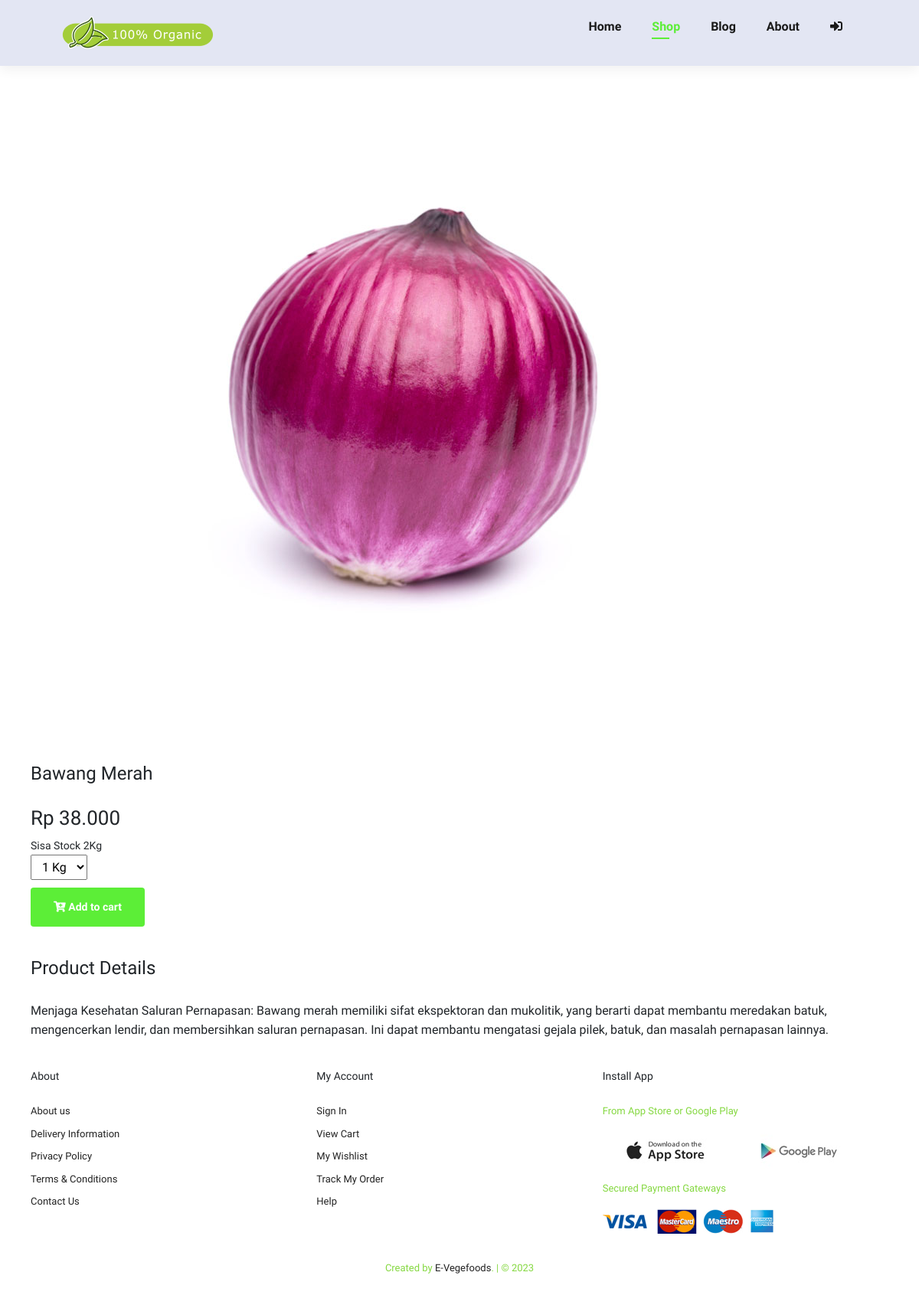
Page /shop/18 on the earlier database version.
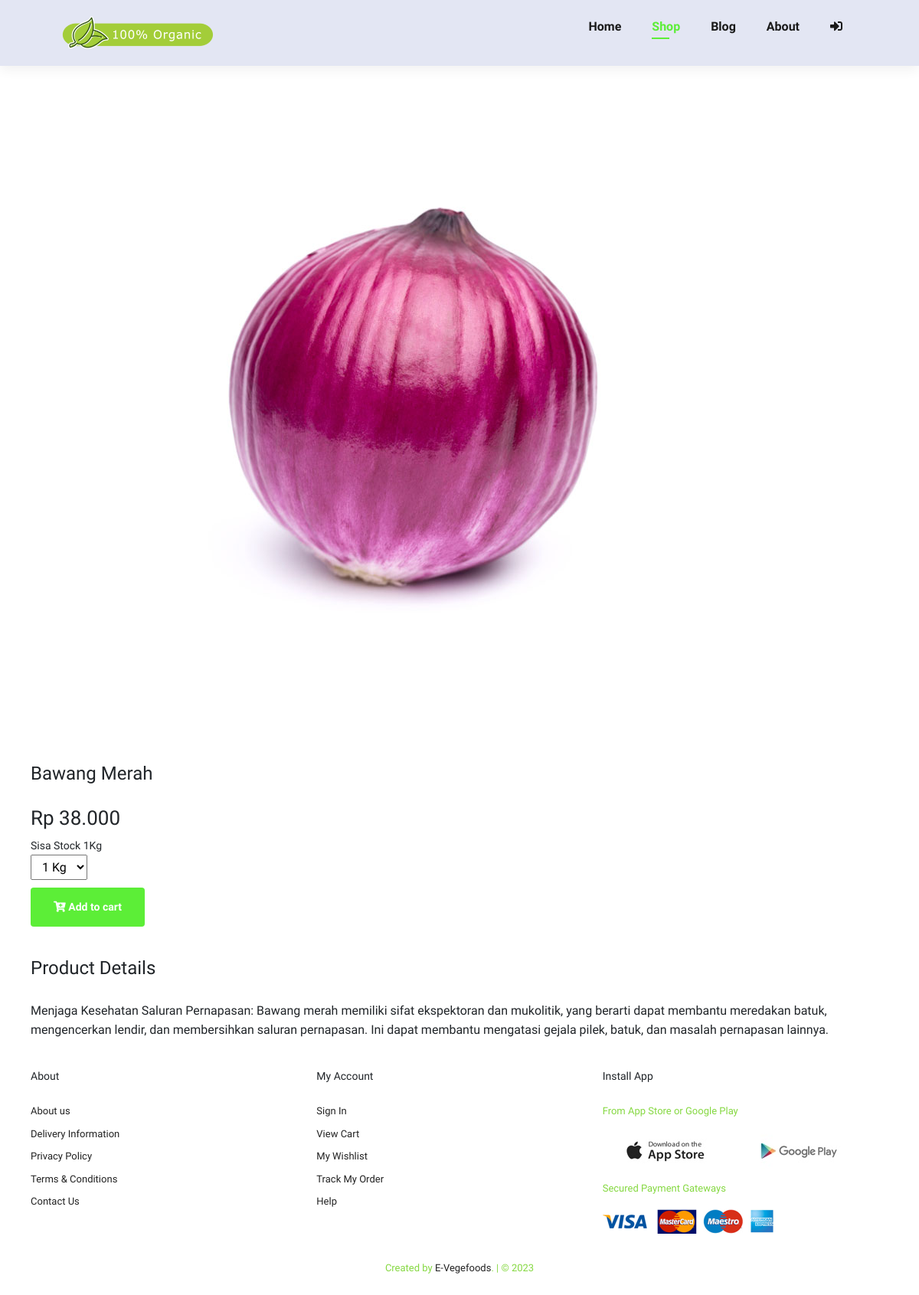
Same page on the later database version.
### tables this page shows
CREATE TABLE `produk` (
  `id` int NOT NULL AUTO_INCREMENT,
  `nama_produk` varchar(255) DEFAULT NULL,
  `stok` int DEFAULT NULL,
  `satuan` varchar(10) DEFAULT NULL,
  `harga` int DEFAULT NULL,
  `image` varchar(255) DEFAULT NULL,
  `detail` text,
  PRIMARY KEY (`id`)
);

### application/controllers/Welcome.php (called while the page is built, shortened)
<?php
class Welcome extends CI_Controller
{
    public function shop_detail()
    {
        $id                     = $this->uri->segment(2);
        $data['product_detail'] = $this->m_data->edit_data(['id' => $id], 'produk')->result();
        $data['id_tran']        = $this->db->select_max('id')->get('h_transaksi')->row();
        $data['total']          = $this->m_data->shop('id_detil', ['id_pengguna' => $this->session->userdata('id'), 'status!=' => '3', 'id_produk!=' => '0'])->num_rows();
        $this->load->view('frontend/v_header', $data);
        $this->load->view('frontend/v_shop_detail', $data);
        $this->load->view('frontend/v_footer');
    }
}

### index.php (called while the page is built, shortened)
<?php
require_once BASEPATH . 'core/CodeIgniter.php';

### application/models/M_data.php (called while the page is built, shortened)
<?php
class M_data extends CI_Model
{
    public function edit_data($where, $table)
    {
        return $this->db->get_where($table, $where);
    }
    public function shop($order, $where)
    {
        $this->db->select('h.id AS id,id_pengguna,id_penjual,alamat,d.id AS id_detil,nama,status,id_produk,pr.nama_produk,pr.satuan,pr.stok,jumlah,d.harga,ongkir');
        $this->db->from('h_transaksi h');
        $this->db->join('d_transaksi d', 'h.id=d.id_tran', 'inner');
        $this->db->join('pengguna p', 'p.id=h.id_pengguna', 'inner');
        $this->db->join('produk pr', 'pr.id=d.id_produk', 'left');
        $this->db->where($where);
        $this->db->order_by($order, 'asc');
        return $this->db->get();
    }
}

### application/views/frontend/v_shop_detail.php (the view, shortened to what this page needs)
<section id="prodetails" class="section-p1">
  <?php foreach ($product_detail as $p) : ?>
    <div class="single-pro-image">
      <img src="<?= base_url('assets/imgbeautyhampers/products/' . $p->image) ?>" class="img-fluid rounded float-star" id="MainImg" alt="" />
      <div class="single-pro-details">
        <h4><?= ucwords($p->nama_produk) ?></h4>
        <h2>Rp <?= number_format($p->harga, 0, ",", ".") ?></h2>
        <small>Sisa Stock <?= $p->stok . ucwords($p->satuan) ?></small>
        <?= form_open(base_url('welcome/add_cart')); ?>
        <?php if ($p->stok != 0) : ?>
          <select name="jumlah">
            <?php for ($x = 1; $x <= $p->stok; $x++) { ?>
              <option value="<?= $x ?>"> <?= $x ?> <?= ucwords($p->satuan) ?></option>
            <?php } ?>
          </select>
          <button class="normal" type="submit"><i class="fas fa-cart-plus"></i> Add to cart</button>
        <?php endif ?>
        <?= form_close(); ?>
        <h4>Product Details</h4>
        <span>
          <?= ucfirst($p->detail) ?>
        </span>
      </div>
    <?php endforeach ?>
</section>

### application/views/frontend/v_header.php (shortened to what this page needs)
<!DOCTYPE html>
<html lang="en">
<head>
  <link rel="stylesheet" href="https://pro.fontawesome.com/releases/v5.10.0/css/all.css" />
  <link rel="stylesheet" href="<?= base_url('assets/css/style.css') ?>" />
  <link href="https://cdn.jsdelivr.net/npm/bootstrap@5.3.0-alpha3/dist/css/bootstrap.min.css" rel="stylesheet">
</head>
<body cz-shortcut-listen="true">
  <section id="header">
    <a href="#"><img src="<?= base_url('assets/img/logo.png') ?>" width="200px" alt="" />
    </a>
    <ul id="navbar">
      <li><a class="<?= $this->uri->segment(1) == '' ? 'active' : '' ?>" href="<?= base_url('/') ?>">Home</a></li>
      <li><a class="<?= $this->uri->segment(1) == 'shop' || $this->uri->segment(1) == 'shop_detail' ? 'active' : '' ?>" href="<?= base_url('shop') ?>">Shop</a></li>
      <li><a class="<?= $this->uri->segment(1) == 'blog' || $this->uri->segment(1) == 'blog_detail' ? 'active' : '' ?>" href="<?= base_url('blog') ?>">Blog</a></li>
      <li><a class="<?= $this->uri->segment(1) == 'about' ? 'active' : '' ?>" href="<?= base_url('about') ?>">About</a></li>
      <?php if ($this->session->userdata('status') == '') : ?>
        <li><a class="<?= $this->uri->segment(1) == 'login' ? 'active' : '' ?>" href="<?= base_url('login') ?>"><i class="fas fa-sign-in-alt"></i></a></li>
      <?php elseif ($this->session->userdata('level') == 'penjual' || $this->session->userdata('level') == 'admin') : ?>
        <li><a href="<?= base_url('dashboard') ?>"><i class="fas fa-user"></i></a></li>
      <?php endif ?>
    </ul>
  </section>

### application/views/frontend/v_footer.php (shortened to what this page needs)
<footer class="section-p1">
  <div class="col">
    <h4>About</h4>
    <a href="#">About us</a>
    <a href="#">Delivery Information</a>
    <a href="#">Privacy Policy</a>
    <a href="#">Terms & Conditions</a>
    <a href="#">Contact Us</a>
  </div>
  <div class="col">
    <h4>My Account</h4>
    <a href="#">Sign In</a>
    <a href="#">View Cart</a>
    <a href="#">My Wishlist</a>
    <a href="#">Track My Order</a>
    <a href="#">Help</a>
  </div>
  <div class="col install">
    <h4>Install App</h4>
    <p>From App Store or Google Play</p>
    <div>
      <img src="<?= base_url('assets/img/pay/app.jpg') ?>" alt="" />
      <img src="<?= base_url('assets/img/pay/play.jpg') ?>" alt="" />
    </div>
    <p>Secured Payment Gateways</p>
    <img src="<?= base_url('assets/img/pay/pay.png') ?>" alt="" />
  </div>
  <div class="copyright">
    <p>Created by <a href="">E-Vegefoods</a>. | &copy; <?= date('Y') ?></p>
  </div>
</footer>
</body>
</html>

### assets/css/style.css (style rules this page uses)
* { margin: 0; padding: 0; box-sizing: border-box; font-family: "Spartan", sans-serif; }
h2 { font-size: 46px; line-height: 54px; color: #222; }
h4 { font-size: 20px; color: #222; }
p { font-size: 16px; color: #85d841; margin: 15px 0 20px 0; }
.section-p1 { padding: 20px 40px; }
button.normal { font-size: 14px; font-weight: 600; padding: 15px 30px; color: #000; background-color: #fff; border-radius: 4px; cursor: pointer; border: none; outline: none; transition: 0.2s; }
body { width: 100%; }
#header { display: flex; align-items: center; justify-content: space-between; padding: 20px 80px; background: #e3e6f3; box-shadow: 0 5px 15px rgba(0, 0, 0, 0.06); z-index: 999; position: sticky; top: 0; left: 0; }
#navbar { display: flex; align-items: center; justify-content: center; }
#navbar li { list-style: none; padding: 0 20px; position: relative; }
#navbar li a { text-decoration: none; font-size: 16px; font-weight: 600; color: #1a1a1a; transition: 0.3s ease; }
#navbar li a:hover, #navbar li a.active { color: #5cee37; }
#navbar li a.active::after, #navbar li a:hover::after { content: ""; width: 30%; height: 2px; background: #5cee37; position: absolute; bottom: -4px; left: 20px; }
footer { display: flex; flex-wrap: wrap; justify-content: space-between; }
footer .col { display: flex; flex-direction: column; align-items: flex-start; margin-bottom: 20px; }
footer h4 { font-size: 14px; padding-bottom: 20px; }
footer p { font-size: 13px; margin: 0 0 8px 0; }
footer a { font-size: 13px; text-decoration: none; color: #222; margin-bottom: 10px; }
footer .install img { margin: 10px 0 15px 0; }
footer .copyright { width: 100%; text-align: center; }
#prodetails { display: flex; margin-top: 20px; }
#prodetails .single-pro-image { width: 40%; margin-right: 50px; align-items: center; }
#prodetails .single-pro-details { width: 50%; padding-top: 30px; }
#prodetails .single-pro-details h4 { padding: 40px 0 20px 0; }
#prodetails .single-pro-details h2 { font-size: 26px; }
#prodetails .single-pro-details select { display: block; padding: 5px 10px; margin-bottom: 10px; }
#prodetails .single-pro-details button { background: #5cee37; color: #fff; }
#prodetails .single-pro-details span { line-height: 25px; }
#prodetails { display: flex; flex-direction: column; }
#prodetails .single-pro-image { width: 100%; margin-right: 0px; }
#prodetails .single-pro-details { width: 100%; }

Differences in the rows shown:
changed produk "Bawang Merah": stok "2" → "1"
